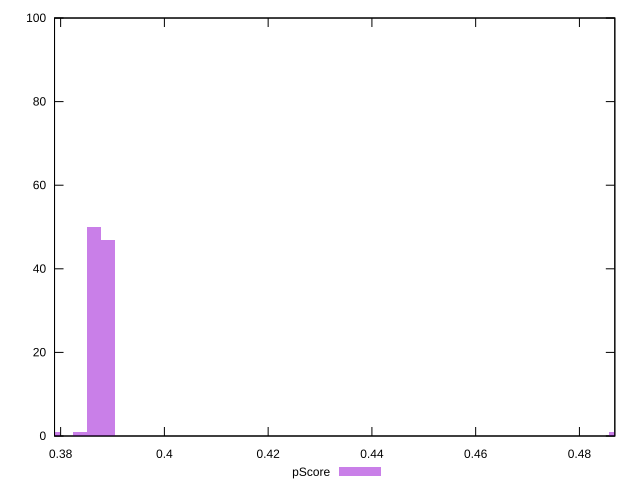

Source code (gnuplot):
reset

$pScore <<EOF
0.487018960309681 1
0.38643895763702946 50
0.3890857998126256 47
0.3837921154614334 1
0.3784984311102412 1
EOF

set key outside below
set boxwidth 0.0026468421755960923
set xrange [0.37882352941176467:0.4868235294117647]
set yrange [0:100]
set trange [0:100]
set style fill transparent solid 0.5 noborder
set terminal svg size 640, 490 enhanced background rgb 'white'
set output "reports/report_00031_2021-02-24T23-18-18.084Z/render-blocking-resources/samples/astro/pScore/histogram.svg"

plot $pScore title "pScore" with boxes

reset
